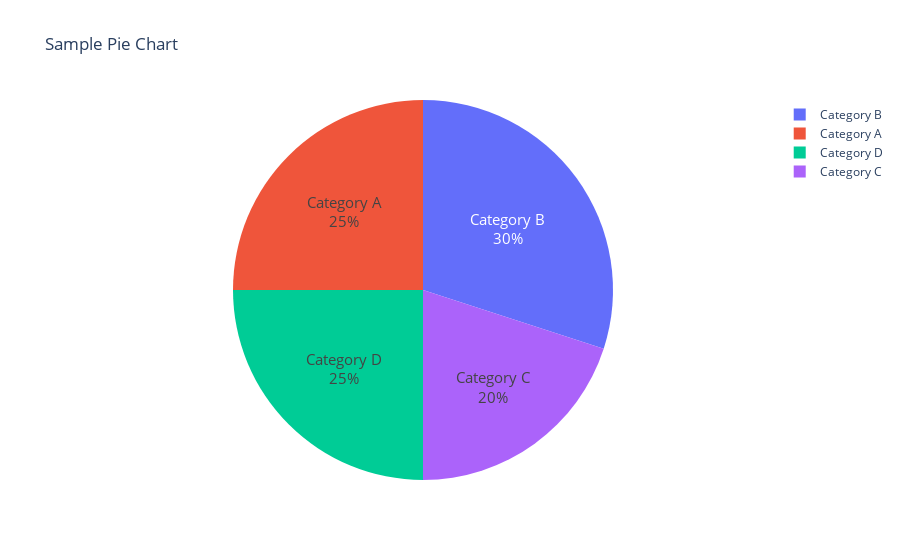

The notebook cell this image was saved under:
### Code cell
# Sample data
labels = ['Category A', 'Category B', 'Category C', 'Category D']
values = [25, 30, 20, 25]

# Create a pie chart using Plotly Express
fig = px.pie(names=labels, values=values, title='Sample Pie Chart', 
             labels={'names': 'Category', 'values': 'Value'})
fig.update_traces(textinfo='label+percent', textfont_size=15)
fig.show()

### Figure 1 — Plotly figure (JSON) as saved in the notebook; plotly's stock layout.template omitted (floating-point values rounded to 4 significant figures)
{"data": [{"domain": {"x": [0, 1], "y": [0, 1]}, "hovertemplate": "Category=%{label}<br>Value=%{value}<extra></extra>", "labels": ["Category A", "Category B", "Category C", "Category D"], "legendgroup": "", "name": "", "showlegend": true, "textfont": {"size": 15}, "textinfo": "label+percent", "type": "pie", "values": [25, 30, 20, 25]}], "layout": {"legend": {"tracegroupgap": 0}, "title": {"text": "Sample Pie Chart"}}}
